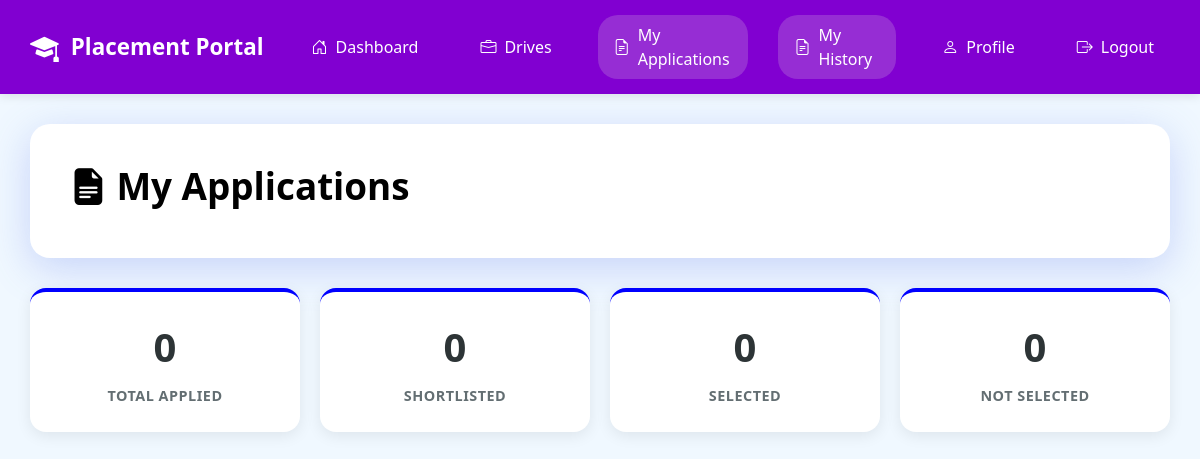
Page /student/applications (signed in) on the earlier database version.
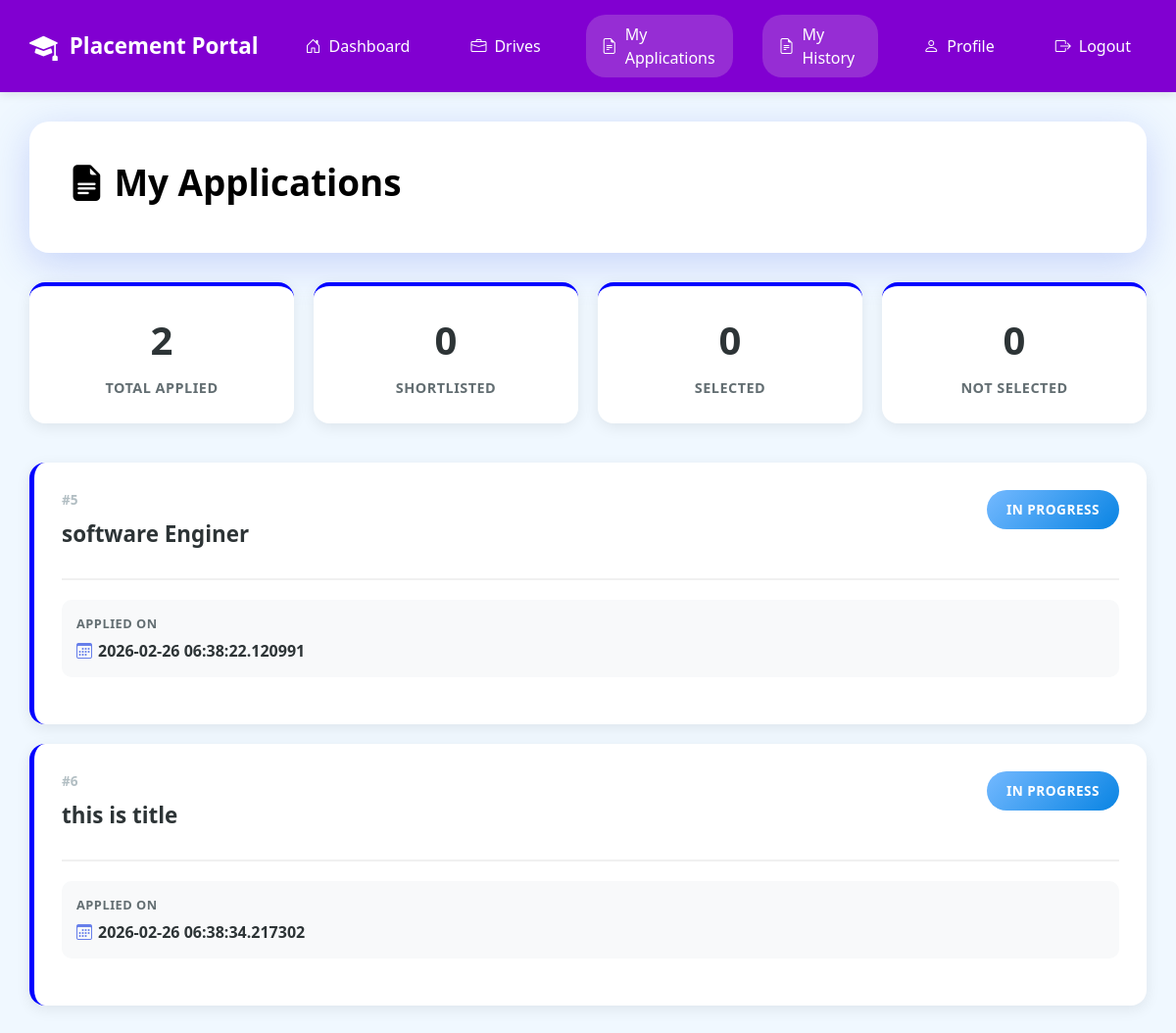
Same page on the later database version.
### portal/models.py (models this page shows)
class Application(db.Model,UserMixin):
    __tablename__ = 'applications'
    id = db.Column(db.Integer , primary_key = True)
    student_id = db.Column(db.Integer,db.ForeignKey('students.id'), nullable = False)
    drive_id = db.Column(db.Integer,db.ForeignKey('placement_drives.id') , nullable = False)
    applied_at = db.Column(db.DateTime,default = datetime.utcnow)
    status = db.Column(db.String(30), nullable = False,default = 'PENDING')#PENDING , SHORTLISTED,SELECTED , REJECTED
    drive = db.relationship('Drive', backref='applications')
    student = db.relationship('Student' , backref = 'students')
    __table_args__ = (
    db.UniqueConstraint('student_id', 'drive_id', name='unique_student_drive'),
)

class Drive(db.Model,UserMixin):
    __tablename__ = 'placement_drives'
    id = db.Column(db.Integer , primary_key = True)
    company_id = db.Column(db.Integer,db.ForeignKey('companies.id') , nullable = False)
    job_title = db.Column(db.String(100), nullable = False)
    description = db.Column(db.String(200), nullable = False)
    eligibility = db.Column(db.String(100), nullable = False)
    deadline = db.Column(db.DateTime, nullable = False)
    status = db.Column(db.String(20), nullable = False,default ='APPROVED') #APPROVED,PENDING,CLOSED
    company = db.relationship('Company' , backref = 'companies')

### app.py (the view)
@app.route("/student/applications")
@login_required
def student_application():
    student = Student.query.filter_by(user_id = current_user.id).first_or_404()
    t_a = Application.query.filter_by(student_id = student.id).all()
    t_sh = Application.query.filter_by(student_id = student.id,status = 'SHORTLISTED').all()
    t_se = Application.query.filter_by(student_id = student.id,status = 'SELECTED').all()
    t_r = Application.query.filter_by(student_id = student.id,status = 'REJECTED').all()
    appli = Application.query.filter_by(student_id = student.id).all()
    return render_template('student/student_application.html',
                    t_a = len(t_a),
                    t_sh = len(t_sh),
                    t_r = len(t_r),
                    t_se = len(t_se),
                    appli = appli)

### app.py (called while the page is built)
@login_manager.user_loader
def load_user(user_id):
    return User.query.get(int(user_id))

### templates/student/student_application.html (shortened to what this page needs)
{% extends "student/student_base.html" %}
{% block content %}
<div class="main-container">
    <div class="page-header">
        <h1><i class="bi bi-file-earmark-text-fill"></i> My Applications</h1>
    </div>
    <div class="stats-grid">
        <div class="stat-card">
            <div class="stat-number">{{t_a}}</div>
            <div class="stat-label">Total Applied</div>
        </div>
        <div class="stat-card ">
            <div class="stat-number">{{t_sh}}</div>
            <div class="stat-label">Shortlisted</div>
        </div>
        <div class="stat-card ">
            <div class="stat-number">{{t_se}}</div>
            <div class="stat-label">Selected</div>
        </div>
        <div class="stat-card ">
            <div class="stat-number">{{t_r}}</div>
            <div class="stat-label">Not Selected</div>
        </div>
    </div>
    <div class="applications-container">
        {% for d in appli %}
        <div class="application-card">
            <div class="app-card-header">
                <div class="app-info">
                    <div class="app-id">#{{d.id}}</div>
                    <div class="app-title"> {{d.drive.job_title}}</div>
                </div>
                {% if d.status == 'SELECTED' %}
                <span class="status-badge status-selected">Selected</span>
                {% elif d.status == 'SHORTLISTED' %}
                <span class="status-badge status-shortlisted">Shortlisted</span>
                {% elif d.status == 'REJECTED' %}
                <span class="status-badge status-rejected">Not Selected</span>
                {% else %}
                <span class="status-badge status-applied">In Progress</span>
                {% endif %}
            </div>
            <div class="app-meta">
                <div class="meta-box">
                    <div class="meta-label">Applied On</div>
                    <div class="meta-value">
                        <i class="bi bi-calendar3"></i>
                        {{d.applied_at}}
                    </div>
                </div>
            </div>
        </div>
        {% endfor %}
    </div>
</div>
{% endblock %}

Differences in the rows shown:
added Application: id "5", drive.job_title "software Enginer", status "IN PROGRESS", applied_at "2026-02-26 06:38:22.120991"
added Application: id "6", drive.job_title "this is title", status "IN PROGRESS", applied_at "2026-02-26 06:38:34.217302"
Other differences:
{{ t_a }}: "0" → "2"
